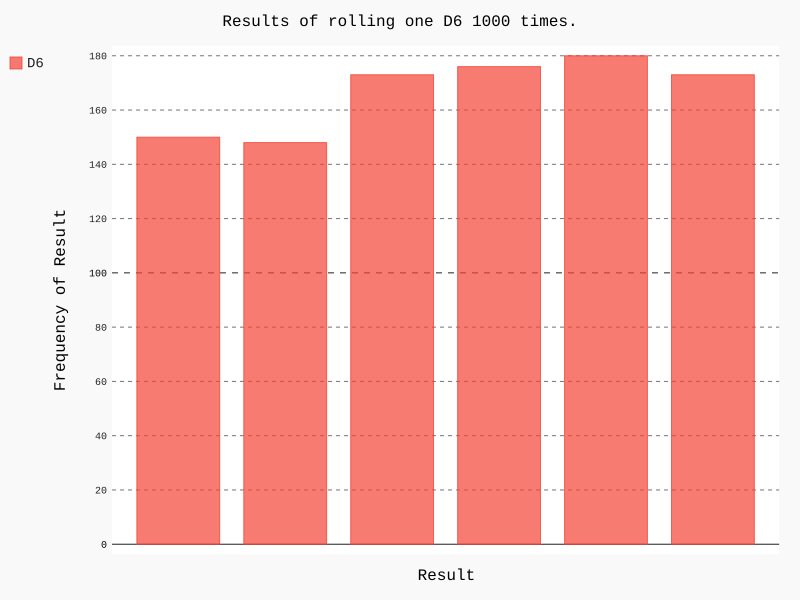

Reproduce this figure in Python.
import pygal
from die import Die

#创建一个六面骰
die = Die()

#掷几次色子,并将结果储存在一个列表中
results=[]
for roll_num in range(1000):
    result = die.roll()
    results.append(result)

# 分析结果
frequencies = []
for value in range(1, die.num_sides + 1):
    frequency = results.count(value)
    frequencies.append(frequency)

# 对结果进行可视化
hist = pygal.Bar()

hist.title = "Results of rolling one D6 1000 times."
hist.x_labels = list(range(1,7))
hist.x_title = "Result"
hist.y_title = "Frequency of Result"

hist.add('D6', frequencies)
hist.render_to_file('die_visual.svg')
